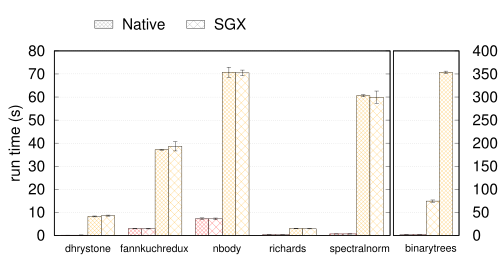

Write gnuplot code to recreate this figure.
set term postscript color eps enhanced 22
set output "microbenchmark_luasgx.eps"
load "../styles.inc"

X_MARGIN=0.10
Y_MARGIN=0.04
WIDTH_IND=0.475
HEIGHT_IND=0.5
WIDTH_BETWEEN_X=0.01
WIDTH_BETWEEN_Y=-0.05
NTVPATT=2
SGXPATT=6

set size 1.0,0.8

set bmargin 2
set tmargin 2
set lmargin 2
set rmargin 5

set multiplot

unset key
set grid y
unset xtics
#set xtics 25 offset 0,0.3
#set mxtics 5

set style data histogram
set style fill solid
set datafile missing '-'
set style fill solid 0.5
set boxwidth 1.0

# Labels
#set xtics font "Arial,15" #offset +0.5 #rotate by -90
set grid noxtics
set grid y
#set key autotitle columnhead
#unset key

#set xlabel "{/Helvetica=22 Time (seconds)}" offset 0,0.7

X_POS=0
Y_POS=0

set xrange [0:25]
set ylabel "run time (s)" offset 1.5,0
#set title "tada" offset 0,-0.8
set label "{/Helvetica=22 dhry}" at 2,-5
set label "{/Helvetica=22 stone}" at 1.7,-12
set label "{/Helvetica=22 fannkuch}" at 5.2,-5
set label "{/Helvetica=22 redux}" at 6,-12
set label "{/Helvetica=22 nbody}" at 11,-5
set label "{/Helvetica=22 richards}" at 15.5,-5
set label "{/Helvetica=22 spectral}" at 20.5,-5
set label "{/Helvetica=22 norm}" at 21,-12
set origin 0.072, Y_MARGIN+(Y_POS*(HEIGHT_IND+WIDTH_BETWEEN_Y))
set size 0.8,0.7

set style fill pattern
rgb(r,g,b) = 65536 * int(r) + 256 * int(g) + int(b)
plot  \
      "data/luabench_1ntv" using 1:2:3:(rgb($4,$5,$6)) w boxerror fill pattern NTVPATT border rgb 'black' lc rgbcolor variable, \
      "data/luabench_1sgx" using 1:2:3:(rgb($4,$5,$6)) w boxerror fill pattern SGXPATT border rgb 'black' lc rgbcolor variable

X_POS=1
Y_POS=0

set xrange [0:5]
unset key
unset ylabel
unset label
unset ytics
set y2tics
set grid y2
set label "{/Helvetica=22 binary}" at 1,-20
set label "{/Helvetica=22 trees}" at 1.2,-50
#set title "tidi" offset 0,-0.8
set origin 0.75, Y_MARGIN+(Y_POS*(HEIGHT_IND+WIDTH_BETWEEN_Y))
set size 0.26,0.7

rgb(r,g,b) = 65536 * int(r) + 256 * int(g) + int(b)
plot  \
      "data/luabench_2sgx" using 1:2:3:(rgb($4,$5,$6)) w boxerror fill pattern SGXPATT border rgb 'black' lc rgbcolor variable axes x1y2, \
      "data/luabench_2ntv" using 1:2:3:(rgb($4,$5,$6)) w boxerror fill pattern NTVPATT border rgb 'black' lc rgbcolor var axes x1y2

set key top left horizontal reverse Left samplen 1.5 width -20
unset border
unset tics
set origin 0.3, 0.15
set size 0.6,0.7
plot \
        [0:1] [0:1] \
        NaN w boxerror fill pattern SGXPATT border rgb 'black' t 'SGX' lc rgb 'gray50', \
        NaN w boxerror fill pattern NTVPATT border rgb 'black' t 'Native' lc rgb 'gray50'

!epstopdf microbenchmark_luasgx.eps
